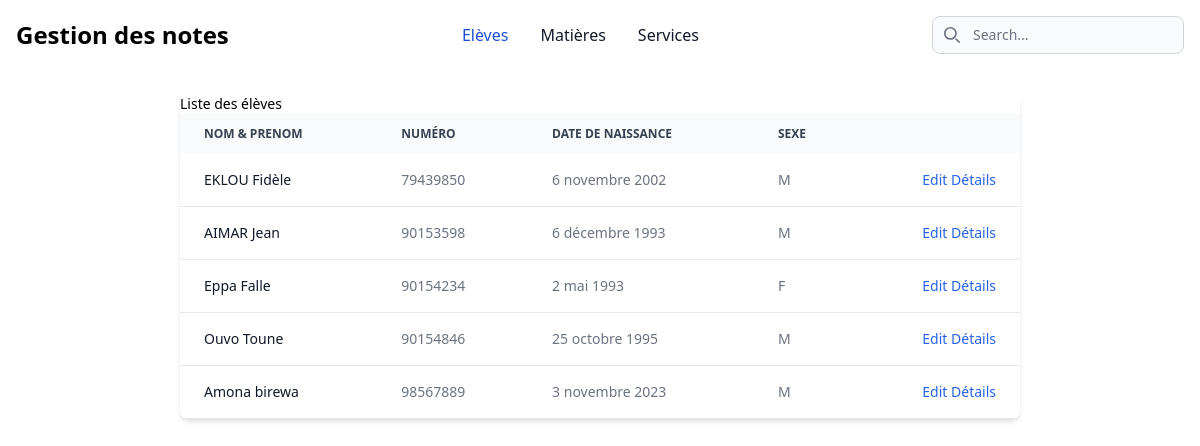
Screenshot of /notes/eleves/ with the database file from the repository.
### notes/models.py (models this page shows, shortened)
class Personne(models.Model):
    nom = models.CharField(max_length=50)
    prenom = models.CharField(max_length=50)
    date_naissance = models.DateField()
    sexe = models.CharField(max_length=100,choices=(('M','Masculin'),('F','Feminin')))
    class Meta:
        abstract = True

class Eleve(Personne):
    id = models.IntegerField(primary_key=True)
    niveau = models.ForeignKey(Niveau,on_delete=models.CASCADE)
    class Meta:
        verbose_name_plural = "Elèves"

### notes/views.py (the view)
# urls.py: path('eleves/', views.eleves, name="eleves"),
def eleves(request):
    eleves  = Eleve.objects.all()
    return render(request, 'eleves/index.html', {'eleves': eleves})

### notes/templates/eleves/index.html (shortened to what this page needs)
{% extends 'notes/index.html' %}
{% block content %}
<div class="relative overflow-x-auto shadow-md sm:rounded-lg">
    <h2 class="text-sm">Liste des élèves</h2>
    <table class="w-full text-sm text-left text-gray-500 dark:text-gray-400">
        <thead class="text-xs text-gray-700 uppercase bg-gray-50 dark:bg-gray-700 dark:text-gray-400">
            <tr>
                <th scope="col" class="px-6 py-3">Nom & Prenom</th>
                <th scope="col" class="px-6 py-3">Numéro</th>
                <th scope="col" class="px-6 py-3">date de naissance</th>
                <th scope="col" class="px-6 py-3">Sexe</th>
                <th scope="col" class="px-6 py-3">
                </th>
            </tr>
        </thead>
        <tbody>
            {% for eleve in eleves %}
            <tr class="bg-white border-b dark:bg-gray-800 dark:border-gray-700 hover:bg-gray-50 dark:hover:bg-gray-600">
                <th scope="row" class="px-6 py-4 font-medium text-gray-900 whitespace-nowrap dark:text-white">
                    {{ eleve.nom }} {{ eleve.prenom }}
                </th>
                <td class="px-6 py-4">{{ eleve.id }}</td>
                <td class="px-6 py-4">{{ eleve.date_naissance }}</td>
                <td class="px-6 py-4">{{ eleve.sexe }}</td>
                <td class="px-6 py-4 text-right">
                    <a href="#" class="font-medium text-blue-600 dark:text-blue-500 hover:underline">Edit</a>
                    <a href="{% url 'notes:eleve' eleve.id %} "
                        class="font-medium text-blue-600 dark:text-blue-500 hover:underline">Détails</a>
                </td>
            </tr>
            {% endfor %}
        </tbody>
    </table>
</div>
{% endblock content %}

### rows the page displays
Eleve: nom "EKLOU", prenom "Fidèle", id "79439850", date_naissance "6 novembre 2002", sexe "M"
Eleve: nom "AIMAR", prenom "Jean", id "90153598", date_naissance "6 décembre 1993", sexe "M"
Eleve: nom "Eppa", prenom "Falle", id "90154234", date_naissance "2 mai 1993", sexe "F"
Eleve: nom "Ouvo", prenom "Toune", id "90154846", date_naissance "25 octobre 1995", sexe "M"
Eleve: nom "Amona", prenom "birewa", id "98567889", date_naissance "3 novembre 2023", sexe "M"
